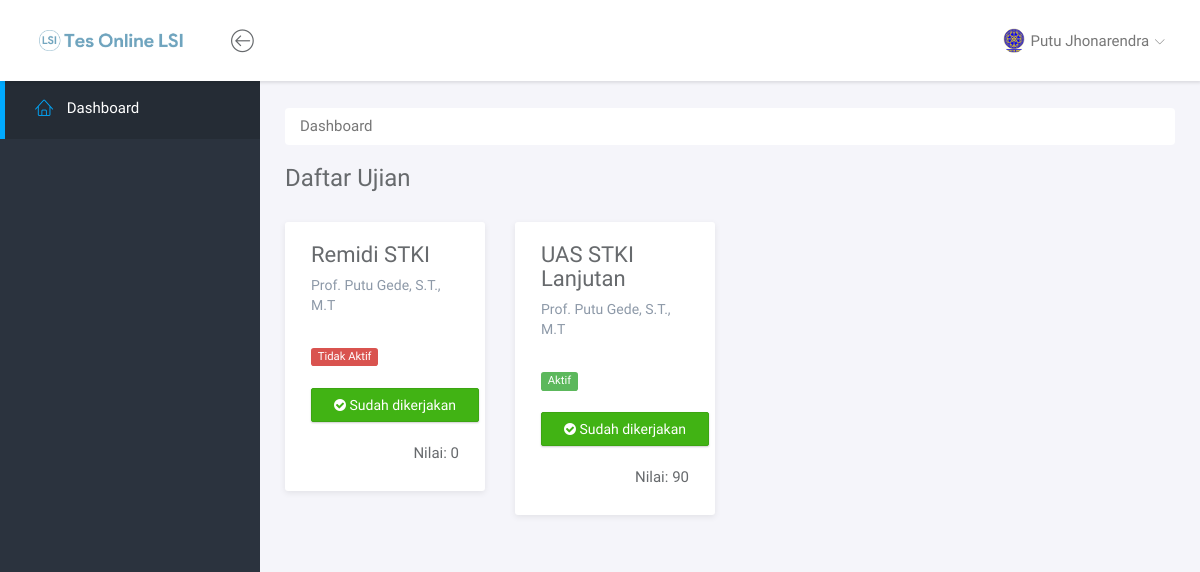
/mahasiswa (signed in), run on an earlier commit of the app's database.
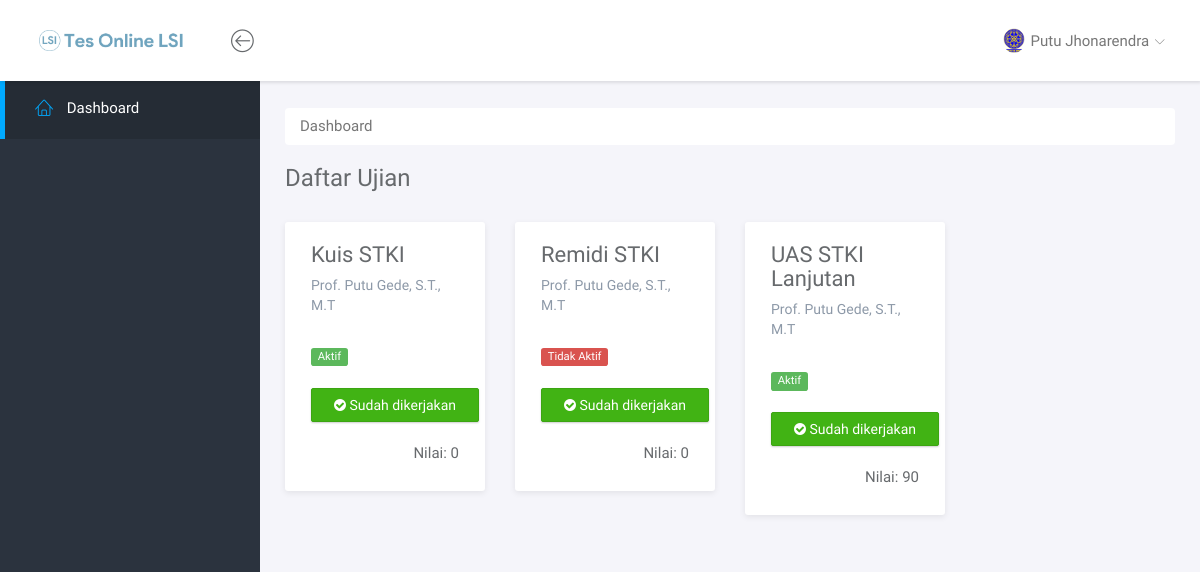
And on a later commit of the database.
### tables this page shows
CREATE TABLE `tb_ujian` (
  `id_ujian` int(10) NOT NULL AUTO_INCREMENT,
  `nama_ujian` varchar(255) DEFAULT NULL,
  `tgl_buat_ujian` datetime DEFAULT NULL,
  `tgl_selesai_ujian` datetime DEFAULT NULL,
  `id_dosen` int(11) DEFAULT NULL,
  `status_ujian` enum('Aktif','Selesai','Dihapus') DEFAULT NULL,
  PRIMARY KEY (`id_ujian`),
  KEY `id_dosen` (`id_dosen`),
  CONSTRAINT `tb_ujian_ibfk_1` FOREIGN KEY (`id_dosen`) REFERENCES `tb_dosen` (`id_dosen`)
);

CREATE TABLE `tb_dosen` (
  `id_dosen` int(10) NOT NULL AUTO_INCREMENT,
  `nama_dosen` varchar(255) DEFAULT NULL,
  `username_dosen` varchar(255) DEFAULT NULL,
  `password_dosen` varchar(255) DEFAULT NULL,
  PRIMARY KEY (`id_dosen`)
);

CREATE TABLE `tb_nilai_mhs` (
  `id` int(10) NOT NULL AUTO_INCREMENT,
  `id_ujian` int(10) DEFAULT NULL,
  `id_mhs` int(10) DEFAULT NULL,
  `nilai_mhs` float DEFAULT NULL,
  PRIMARY KEY (`id`),
  KEY `id_mhs` (`id_mhs`),
  KEY `id_ujian` (`id_ujian`),
  CONSTRAINT `tb_nilai_mhs_ibfk_1` FOREIGN KEY (`id_mhs`) REFERENCES `tb_mhs` (`id_mhs`),
  CONSTRAINT `tb_nilai_mhs_ibfk_2` FOREIGN KEY (`id_ujian`) REFERENCES `tb_ujian` (`id_ujian`)
);

### include/mahasiswa/content_dashboard.php (the view, shortened to what this page needs)
<?php
  $id_mhs = $_SESSION['id_mhs'];
  $ujian = mysqli_query($conn, "SELECT tb_ujian.* , tb_dosen.`nama_dosen` FROM tb_ujian INNER JOIN tb_dosen ON tb_dosen.`id_dosen`=tb_ujian.`id_dosen` WHERE status_ujian!='Dihapus' ORDER BY id_ujian DESC");
?>
<div class="main">
	<div class="main-content">
		<div class="container-fluid">
			<nav aria-label="breadcrumb" role="navigation">
			  <ol class="breadcrumb" style="background:#fff">
			    <li class="breadcrumb-item active" aria-current="page">Dashboard</li>
			  </ol>
			</nav>
			<h3 class="page-title">Daftar Ujian</h3>
			<div class="row">
				<?php
					foreach ($ujian as $nilai) {
				?>
				<div class="col-md-3">
					<div class="panel panel-headline">
						<div class="panel-heading">
							<h3 class="panel-title"><?php echo $nilai['nama_ujian']; ?></h3>
							<p class="panel-subtitle"><?php echo $nilai['nama_dosen']; ?></p>
						</div>
						<div class="panel-body">
							<?php
								if($nilai['status_ujian']=="Aktif") {
							?>
							<span class="label label-success">Aktif</span><br /><br />
							<?php
								} else {
							?>
							<span class="label label-danger">Tidak Aktif</span><br /><br />
							<?php
								}
								$id_ujian = $nilai['id_ujian'];
								$cek_kerjakan = mysqli_query($conn, "SELECT * FROM tb_nilai_mhs WHERE id_mhs = $id_mhs AND id_ujian = $id_ujian");
								if(mysqli_num_rows($cek_kerjakan)==0){
									$nilai_mhs = 'Belum dikoreksi';
									if($nilai['status_ujian']=='Aktif'){
							?>
										<a class="btn btn-danger" href="mahasiswa/kerjakan/<?php echo $id_ujian?>"><i class="fa fa-check-circle"></i> Belum dikerjakan</a>
							<?php
									} else {
							?>
										<a class="btn btn-danger" href="#"><i class="fa fa-check-circle"></i> Belum dikerjakan</a>
							<?php
									}
								} else {
									foreach ($cek_kerjakan as $key) {
										$nilai_mhs = $key['nilai_mhs'];
									}
							?>
								<a class="btn btn-success" href="#"><i class="fa fa-check-circle"></i> Sudah dikerjakan</a>
							<?php
								}
							?>
							<p style="text-align: right;">
								<?php
									echo "<br />Nilai: ".$nilai_mhs;
								?>
							</p>
						</div>
					</div>
				</div>
				<?php
					}
				?>
			</div>
		</div>
	</div>
</div>

What changed in the data, as far as the page shows it:
added tb_ujian: nama_ujian "Kuis STKI", id_dosen.nama_dosen "Prof. Putu Gede, S.T., M.T", status_ujian "Aktif", tb_nilai_mhs.nilai_mhs "0"
